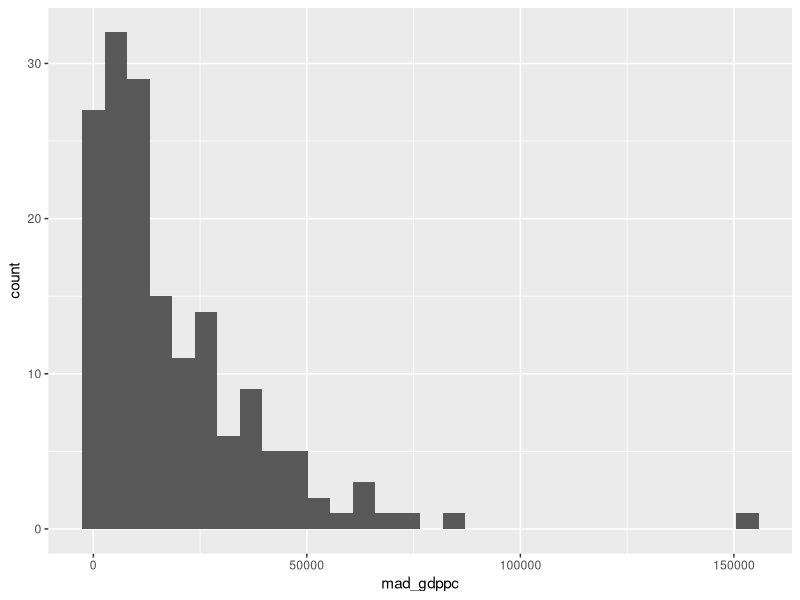
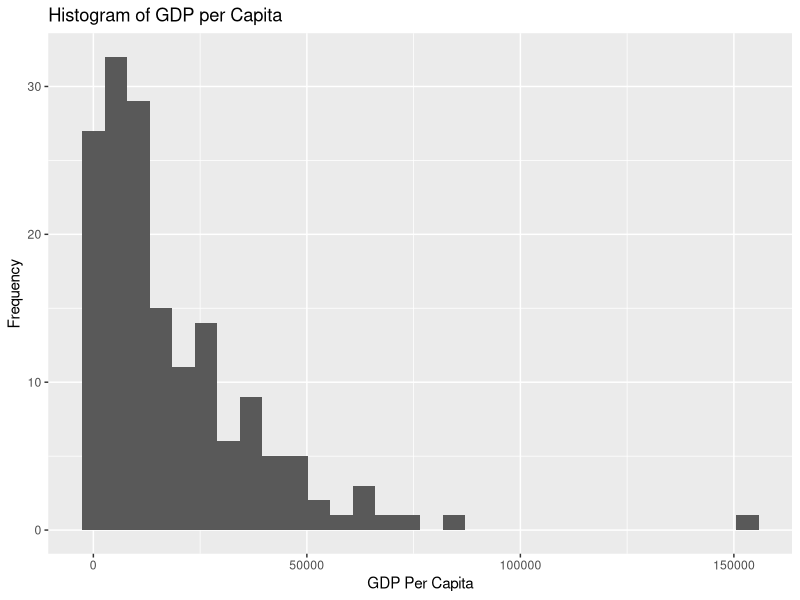
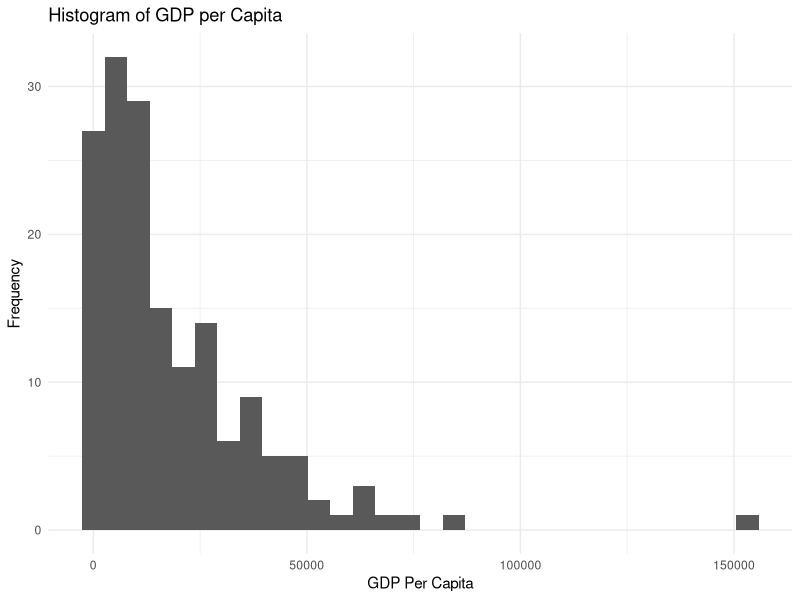
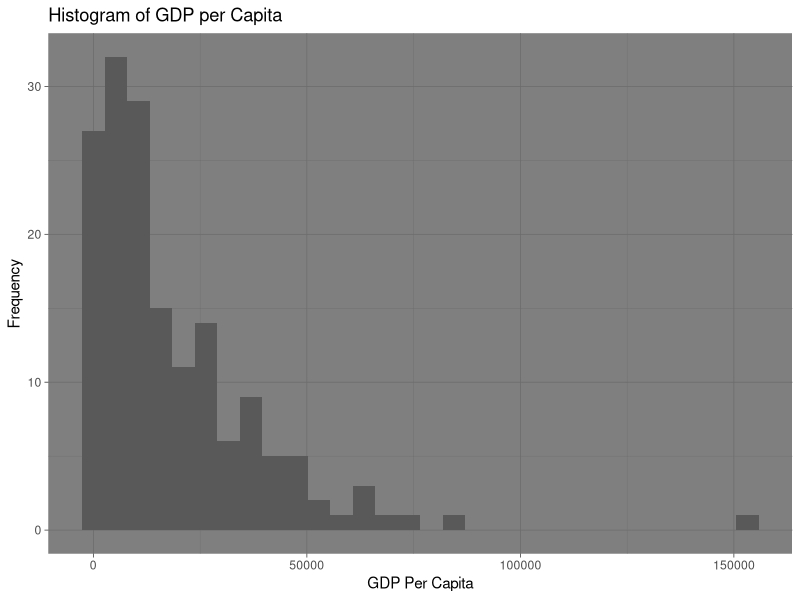
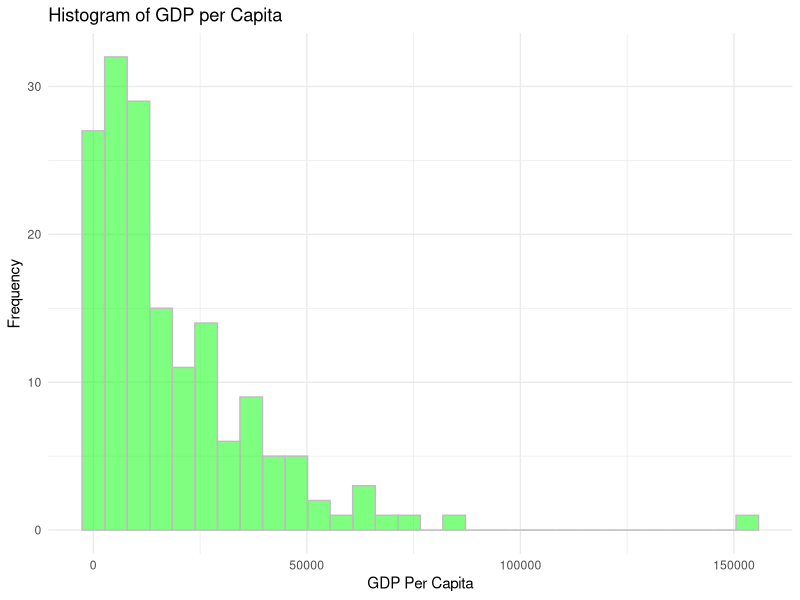
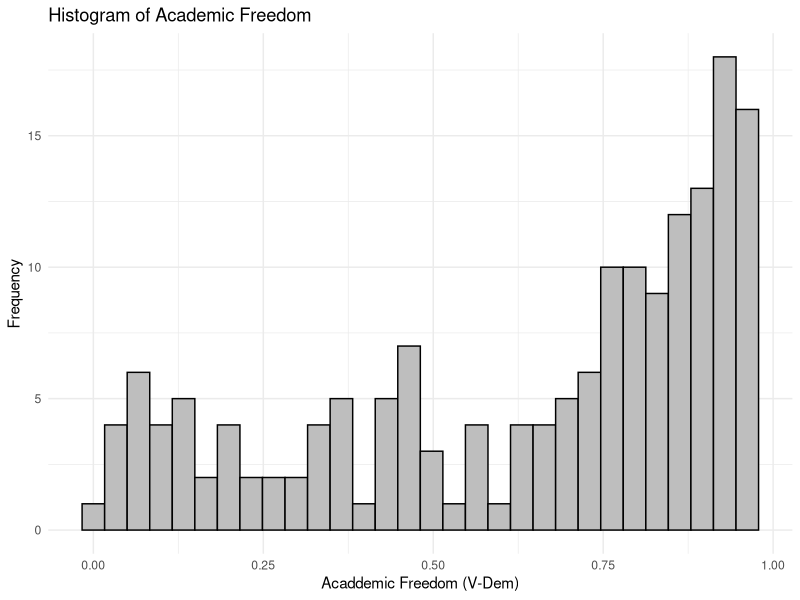
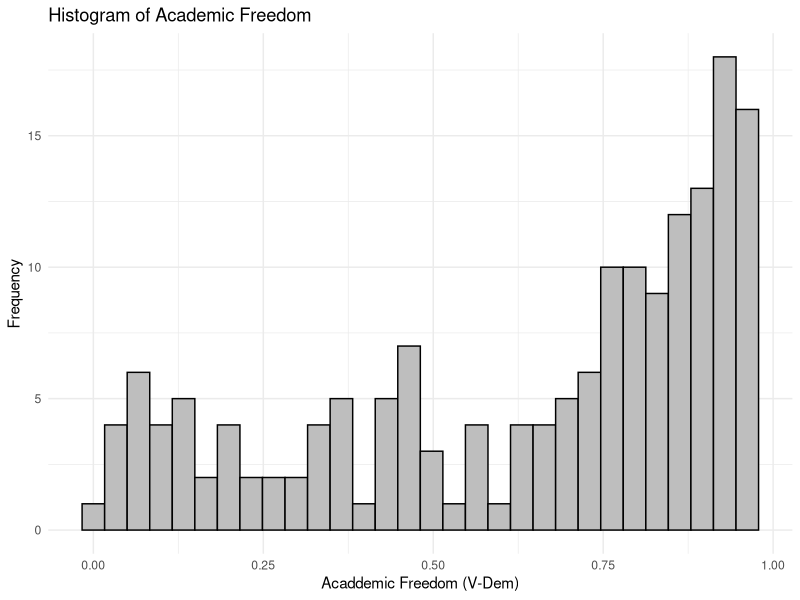
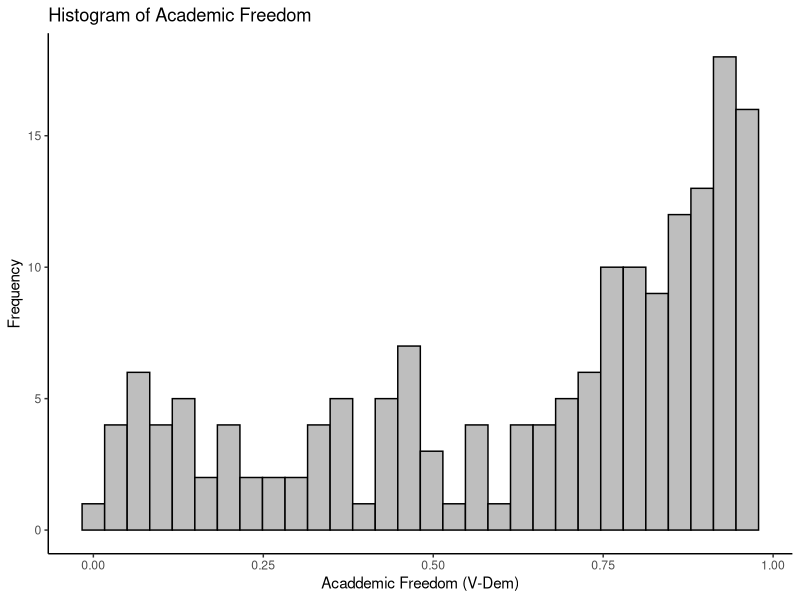

Write R code to recreate these figures, in order.
## ---- chunk 1
#| include: false 
library(readr)
df  <- read_csv("images/qog_bas_cs_jan22.csv")
## ---- chunk 2
library(tidyverse)
setwd("images")
df <- read_csv("country_data.csv")
## ---- chunk 3
df %>% filter(!is.na(br_elect)) %>% 
    group_by(br_elect) %>% 
    summarize(mean=mean(mad_gdppc, na.rm=T), n = n())
## ---- chunk 4
library(tidyverse)
df %>% mutate(br_elect_label = 
        factor(br_elect, levels=c(0, 1, 2, 3), 
                labels=c("None", "Single-party", 
                "Non-dem multi-party", "Democratic"))) %>%
    pull(br_elect_label)
## ---- chunk 5
df %>% filter(!is.na(br_elect)) %>% 
    mutate(br_elect_label = 
            factor(br_elect, levels=c(0, 1, 2, 3), 
                    labels=c("None", "Single-party", 
                    "Non-dem multi-party", "Democratic"))) %>% 
    group_by(br_elect_label) %>% 
    summarize(mean=mean(mad_gdppc, na.rm=T), n = n())
## ---- chunk 6
set.seed(1) ## Lets me recreate the exact random variables
vector <- rnorm(100) # creating a bunch of random variables 
cut_vector <- cut(vector, breaks=c(-4,-1, -0.5, 0, 0.5, 1, 4))
table(cut_vector)
## ---- chunk 7

set.seed(2)
vector <- rnorm(100)
cut_vector <- cut(vector, breaks=c(-4,-1, -0.5, 0, 0.5, 1, 4), 
    labels=c("Lowest", "Low", "Mid-Low", 
            "Mid-High", "High", "Highest"))
table(cut_vector)

## ---- chunk 8
df %>% mutate(
    corrupt = cut(ti_cpi, breaks=c(0, 33, 66, 100), 
            labels=c("Low", "Mid", "High"))
            ) %>%
    group_by(corrupt) %>% 
    summarize(mean=mean(mad_gdppc, na.rm=T), n = n())

## ---- chunk 9
df %>% mutate(
    fert_groups = cut(wdi_fertility, breaks=c(0, 1.8, 2.4, Inf), 
            labels=c("Below", "Replacement", "Above"))
            ) %>%
    group_by(fert_groups) %>% 
    summarize(n = n())

## ---- chunk 10
library(tidyverse) # will load ggplot2 as well 
#library(ggplot2) # to just load ggplot 
## ---- chunk 11
#| output-location: column
ggplot(df, 
    aes(x=mad_gdppc)) +
    geom_histogram() 
## ---- chunk 12
ggplot(df, 
    aes(x=mad_gdppc)) +
    geom_histogram() + 
    labs(y="Frequency", x="GDP Per Capita", 
        title="Histogram of GDP per Capita")
## ---- chunk 13
#| output-location: column
ggplot(df, 
    aes(x=mad_gdppc)) +
    geom_histogram() + 
    labs(y="Frequency",
        x="GDP Per Capita", 
        title="Histogram of GDP per Capita") +
    theme_minimal()
## ---- chunk 14
#| output-location: column
ggplot(df, 
    aes(x=mad_gdppc)) +
    geom_histogram() + 
    labs(y="Frequency", 
        x="GDP Per Capita", 
        title="Histogram of GDP per Capita") +
    theme_dark()
## ---- chunk 15
ggplot(df, 
    aes(x=mad_gdppc)) +
    geom_histogram(fill="green", color="gray", 
            alpha=.5) + 
    labs(y="Frequency", x="GDP Per Capita", 
        title="Histogram of GDP per Capita") + 
    theme_minimal()
## ---- chunk 16

ggplot(df, 
    aes(x=vdem_academ)) +
    geom_histogram(fill="gray", color="black") + 
    labs(y="Frequency", x="Acaddemic Freedom (V-Dem)", 
        title="Histogram of Academic Freedom") + 
    theme_minimal()
## ---- chunk 17
p1 <- ggplot(df, aes(x=vdem_academ)) 
p1 <- p1 + geom_histogram(fill="gray", color="black") 
p1 <- p1 + labs(y="Frequency", x="Acaddemic Freedom (V-Dem)", 
title="Histogram of Academic Freedom") 
p1 + theme_minimal() ## Calling the plot with a theme attached
## ---- chunk 18
p1 + theme_classic() #Switching to a new theme
## ---- chunk 19
ggplot(df, aes(x=vdem_academ, y=mad_gdppc)) + 
    geom_point()
## ---- chunk 20
ggplot(df, aes(x=vdem_academ, y=mad_gdppc)) + 
    geom_point(color="purple", shape=4)
## ---- chunk 21
ggplot(df, aes(x=vdem_academ, y=mad_gdppc, 
    color=fh_polity2)) + 
    geom_point(size=3)
## ---- chunk 22
ggplot(df, aes(x=vdem_academ, y=mad_gdppc, 
    color=fh_polity2)) + 
    geom_point(size=3) + 
    scale_color_gradient(low="pink", high="black") 
## ---- chunk 23
ggplot(df, aes(x=vdem_academ, y=mad_gdppc, 
    color=fh_polity2)) + 
    geom_point(size=3) + 
    scale_color_gradient("Democracy", 
    low="pink", high="black") 
## ---- chunk 24
ggplot(df, aes(x=vdem_academ, y=mad_gdppc,color=fh_polity2)) + 
    geom_point(size=3) + scale_y_log10() +
    scale_color_gradient2("Democracy", 
    low="pink", mid="gray", high="green", midpoint = 5) +theme_minimal() + 
    labs(y="GDP per Cap\n(Log scale)", x="Academic Freedom", 
    title="GDP vs Academic Freedom")
## ---- chunk 25
df %>% filter(!is.na(br_elect)) %>% 
    mutate(br_elect_label = factor(br_elect, levels=c(0, 1, 2, 3), 
        labels=c("None", "Single-party", "Non-dem multi-party", "Democratic"))) %>% 
    ggplot(aes(x=vdem_academ, y=mad_gdppc, color=br_elect_label)) + 
    geom_point() + 
    scale_color_brewer("Election Type", type="qual", palette = 3) +theme_minimal() + 
    labs(y="GDP per Cap\n(Log scale)", x="Academic Freedom", 
    title="GDP vs Academic Freedom")
